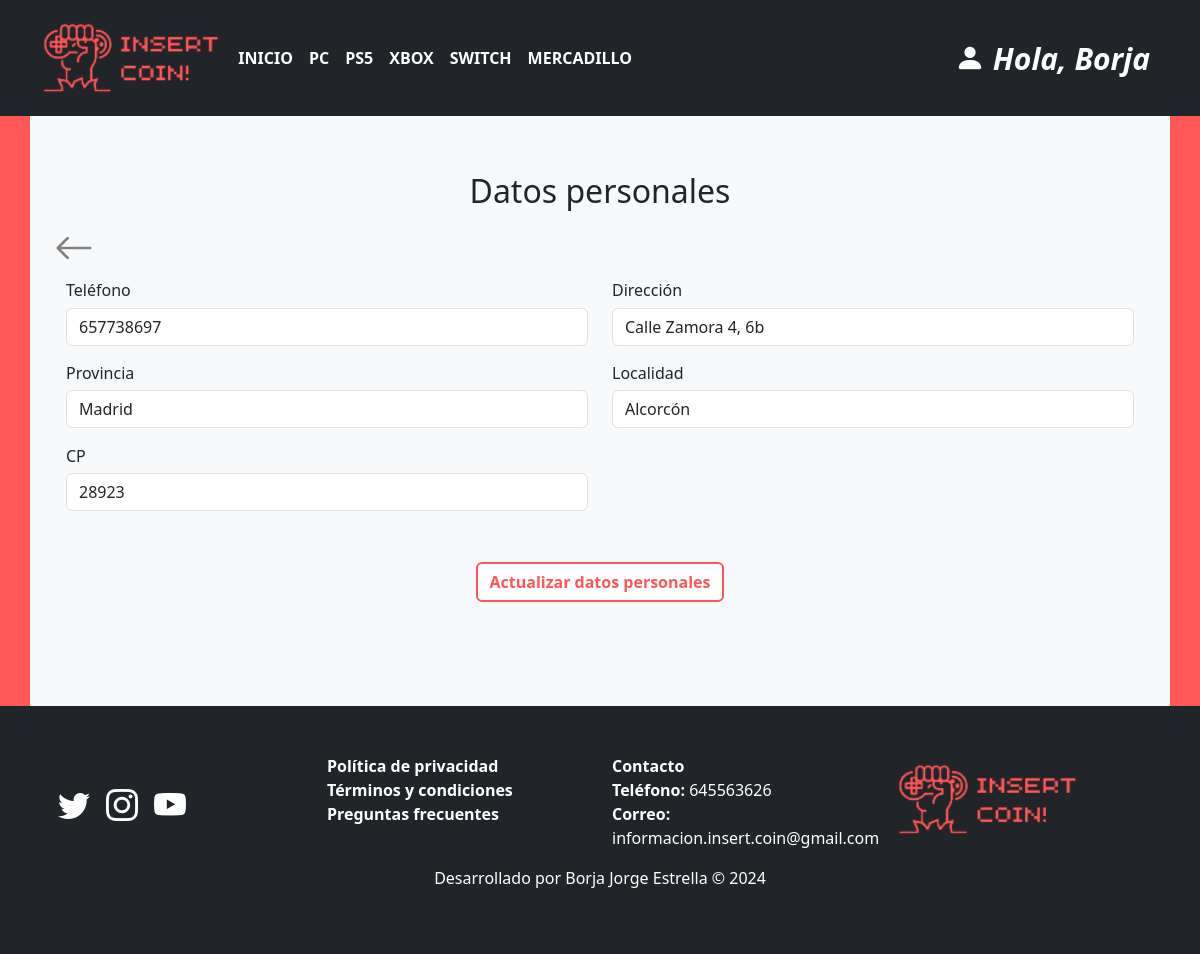
/usuario/datos_usuario (signed in), run on the app's committed database.
### tables this page shows
CREATE TABLE `categoria_articulo` (
  `id` int(255) NOT NULL,
  `nombre` varchar(100) NOT NULL
);

CREATE TABLE `usuarios` (
  `id` int(255) NOT NULL,
  `nombre` varchar(100) NOT NULL,
  `apellidos` varchar(255) DEFAULT NULL,
  `email` varchar(255) NOT NULL,
  `password` varchar(255) NOT NULL,
  `rol` varchar(20) DEFAULT NULL,
  `dni` varchar(10) DEFAULT NULL,
  `telefono` int(9) DEFAULT NULL,
  `provincia` varchar(255) DEFAULT NULL,
  `localidad` varchar(255) DEFAULT NULL,
  `direccion` varchar(255) DEFAULT NULL,
  `cp` int(10) DEFAULT NULL,
  `tarjeta` varchar(255) DEFAULT NULL,
  `titular_tarjeta` varchar(255) DEFAULT NULL,
  `validez_tarjeta` varchar(255) DEFAULT NULL,
  `cvv` varchar(255) DEFAULT NULL
);

### config/db.php (called while the page is built)
<?php
class Database{
    public static function connect(){
        $db = new mysqli('localhost', 'root', '', 'insert_coin');
        $db->query("SET NAMES 'utf8'");
        return $db;
    }
}

### helpers/utils.php (called while the page is built, shortened)
<?php
class Utils{
    public static function showCategorias(){
        require_once 'models/categoriaArticuloModelo.php';
        $categoria = new CategoriaArticulo();
        $categorias = $categoria->getAll();
        return $categorias;
    }
}

### models/categoriaArticuloModelo.php (called while the page is built, shortened)
<?php
class CategoriaArticulo{
    private $db;
    public function __construct(){
        $this->db = Database::connect();
    }
    public function getAll(){
        $categorias = $this->db->query("SELECT * FROM categoria_articulo;");
        return $categorias;
    }
}

### models/usuarioModelo.php (called while the page is built, shortened)
<?php
class Usuario{
    private $db;
    public function __construct(){
        $this->db = Database::connect();
    }
    public function getOne(){
        $id=$_SESSION['identity']->id;
        $usuario = $this->db->query("SELECT * FROM usuarios WHERE id = $id");
        return $usuario->fetch_object();
    }
}

### views/usuario/datos_usuario.php (the view, shortened to what this page needs)
<?php if(isset($edit)): ?>
    <h2 class="text-center pt-5">Actualizar datos personales</h2>
<?php else: ?>
    <h2 class="text-center pt-5">Datos personales</h2>
<?php endif; ?>
<a href="<?=base_url?>usuario/miPerfil" class="flechaAtras "><i class="bi bi-arrow-left"></i></a>
<div class="row form-container mt'4">
    <div class="col-md-12 mx-auto">
        <form action="<?=base_url?>usuario/saveDatos" method="POST" class="form-group" id="formularioDatosUser">
            <div class="row d-flex">
                <div class="col-md-6">
                    <div class="form-group">
                        <label for="telefono">Teléfono</label>
                        <input type="text" name="telefono" class="form-control" required
                            value="<?= $usuario->telefono?>" id="telefonoUser">
                    </div>
                </div>
                <div class="col-md-6">
                    <div class="form-group">
                        <label for="direccion">Dirección</label>
                        <input type="text" name="direccion" class="form-control" required
                            value="<?= $usuario->direccion?>" id="direccionUser">
                    </div>
                </div>
            </div>
            <div class="row d-flex">
                <div class="col-md-6">
                    <div class="form-group">
                        <label for="provincia">Provincia</label>
                        <input type="text" name="provincia" class="form-control" required
                            value="<?= $usuario->provincia?>" id="provinciaUser">
                    </div>
                </div>
                <div class="col-md-6">
                    <div class="form-group">
                        <label for="localidad">Localidad</label>
                        <input type="text" name="localidad" class="form-control" required
                            value="<?= $usuario->localidad?>" id="localidadUser">
                    </div>
                </div>
            </div>
            <div class="row d-flex">
                <div class="col-md-6">
                    <div class="form-group">
                        <label for="cp">CP</label>
                        <input type="text" name="cp" class="form-control" required value="<?= $usuario->cp?>"
                            id="cpUser">
                    </div>
                </div>
            </div>
            <div class="text-center mt-4 pb-5">
                <input type="submit" value="Actualizar datos personales" class="btn btn-primary boton">
            </div>
        </form>
    </div>
</div>

### views/layout/header.php (shortened to what this page needs)
<!DOCTYPE html>
<html lang="es">
<head>
    <link href="https://cdn.jsdelivr.net/npm/bootstrap@5.3.0-alpha3/dist/css/bootstrap.min.css" rel="stylesheet">
    <link rel="stylesheet" href="<?= base_url ?>assets/css/styles.css">
    <link rel="stylesheet" href="https://cdn.jsdelivr.net/npm/bootstrap-icons@1.5.0/font/bootstrap-icons.css">
</head>
<body>
    <header>
        <nav class="navbar navbar-expand-lg navbar-dark bg-dark fixed-top">
            <div class="container">
                <a class="navbar-brand <?php if (empty($_GET['controller']) && empty($_GET['action'])) ; ?>" href="<?= base_url ?>"><img src="<?= base_url ?>assets/img/insert.png" alt="" class="logoHeader"></a>
                <?php $categorias = Utils::showCategorias();?>
                <div class="collapse navbar-collapse barraNavegacion" id="navbarNav">
                    <ul class="navbar-nav me-auto">
                        <li class="nav-item">
                            <a class="nav-link <?php if (empty($_GET['controller']) && empty($_GET['action'])) echo 'active'; ?>" href="<?= base_url ?>">INICIO</a>
                        </li>
                        <?php while ($cat = $categorias->fetch_object()): ?>
                            <li class="nav-item">
                            <a class="nav-link <?php if (isset($_GET['controller']) && $_GET['controller'] == 'categoriaArticulo' && $_GET['action'] == 'ver' && $_GET['id'] == $cat->id) echo 'active'; ?>" href="<?= base_url ?>categoriaArticulo/ver&id=<?= $cat->id ?>"><?= $cat->nombre ?></a>
                            </li>
                        <?php endwhile; ?>
                        <li class="nav-item">
                            <a class="nav-link <?php if ((isset($_GET['controller']) && $_GET['controller'] == 'producto') && (!isset($_GET['action']) || $_GET['action'] == 'index')) echo 'active'; ?>" href="<?= base_url ?>producto/index">MERCADILLO</a>
                        </li>
                    </ul>
                    <?php  if(isset($_SESSION['admin']) && Utils::isAdmin()): ?>
                        <ul class="navbar-nav ms-auto">
                            <li class="nav-item dropdown">
                                <a class="nav-link dropdown" href="#" id="navbarDarkDropdownMenuLink" role="button" data-bs-toggle="dropdown" aria-expanded="false">
                                    <i class="bi bi-tools login hola"><h7> Hola, <?= $_SESSION['identity']->nombre ?></h7></i>
                                    <ul class="dropdown-menu dropdown-menu-dark dropdown-menu-end" aria-labelledby="navbarDarkDropdownMenuLink">
                                        <li><a class="dropdown-item" href="<?=base_url?>articulo/gestion">Gestión de artículos</a></li>
                                        <li><a class="dropdown-item" href="<?=base_url?>producto/gestionAdmin">Gestión de mercadillo</a></li>
                                        <li><a class="dropdown-item" href="<?=base_url?>usuario/gestion">Gestión de usuarios</a></li>
                                        <li><hr class="dropdown-divider"></li>
                                        <li><a class="dropdown-item" href="<?=base_url?>usuario/logout" id="cerrarSesion">Cerrar sesión</a></li>
                                    </ul>
                                </a>
                            </li>
                        </ul>
                    <?php elseif(isset($_SESSION['identity'])): ?>
                        <ul class="navbar-nav ms-auto">
                            <li class="nav-item dropdown">
                                <a class="nav-link dropdown" href="#" id="navbarDarkDropdownMenuLink" role="button" data-bs-toggle="dropdown" aria-expanded="false">
                                    <i class="bi bi-person-fill login"><h7> Hola, <?= $_SESSION['identity']->nombre ?></h7></i>
                                </a>
                            </li>
                        </ul>
                    <?php endif; ?>
                </div>
            </div>
        </nav>
    </header>
    <main>
        <div class="container containerPrincipal bg-light mt-5 p-4">

### assets/css/styles.css (style rules this page uses)
.nav-item a { font-weight: bold; color: white; }
.navbar-nav a { font-weight: bold; color: white; }
.barraNavegacion { margin-left: 2%; }
.login { font-size: 30px; }
.navbar-nav { --bs-nav-link-padding-x: unset !important; --bs-nav-link-padding-y: unset !important; }
main { margin-top: 100px; }
img { width: 120%; }
:root { --mi-color: #ff5757; }
body { background-color: var(--mi-color); }
body { height: 100%; }
.containerPrincipal { min-height: 62.7vh; }
main { min-height: 300px; }
a { text-decoration: none; color: inherit; }
.flechaAtras { font-size: 40px; color: grey; }
.mt-5 { margin-top: 5rem !important; }
.form-container { max-width: 100% !important; }
.form-container { max-width: 70%; margin: 0 auto; }
.form-container input { margin-bottom: 3%; margin-top: 1%; }
.boton { background-color: white !important; border: 2px solid #ff5757; color: #ff5757; font-weight: bold; }

### data on the page
categoria_articulo: nombre "PC"
categoria_articulo: nombre "PS5"
categoria_articulo: nombre "XBOX"
categoria_articulo: nombre "SWITCH"
usuarios: telefono "657738697", direccion "Calle Zamora 4, 6b", provincia "Madrid", localidad "Alcorcón", cp "28923"

### other printed values
$_SESSION['identity']->nombre "Borja"
